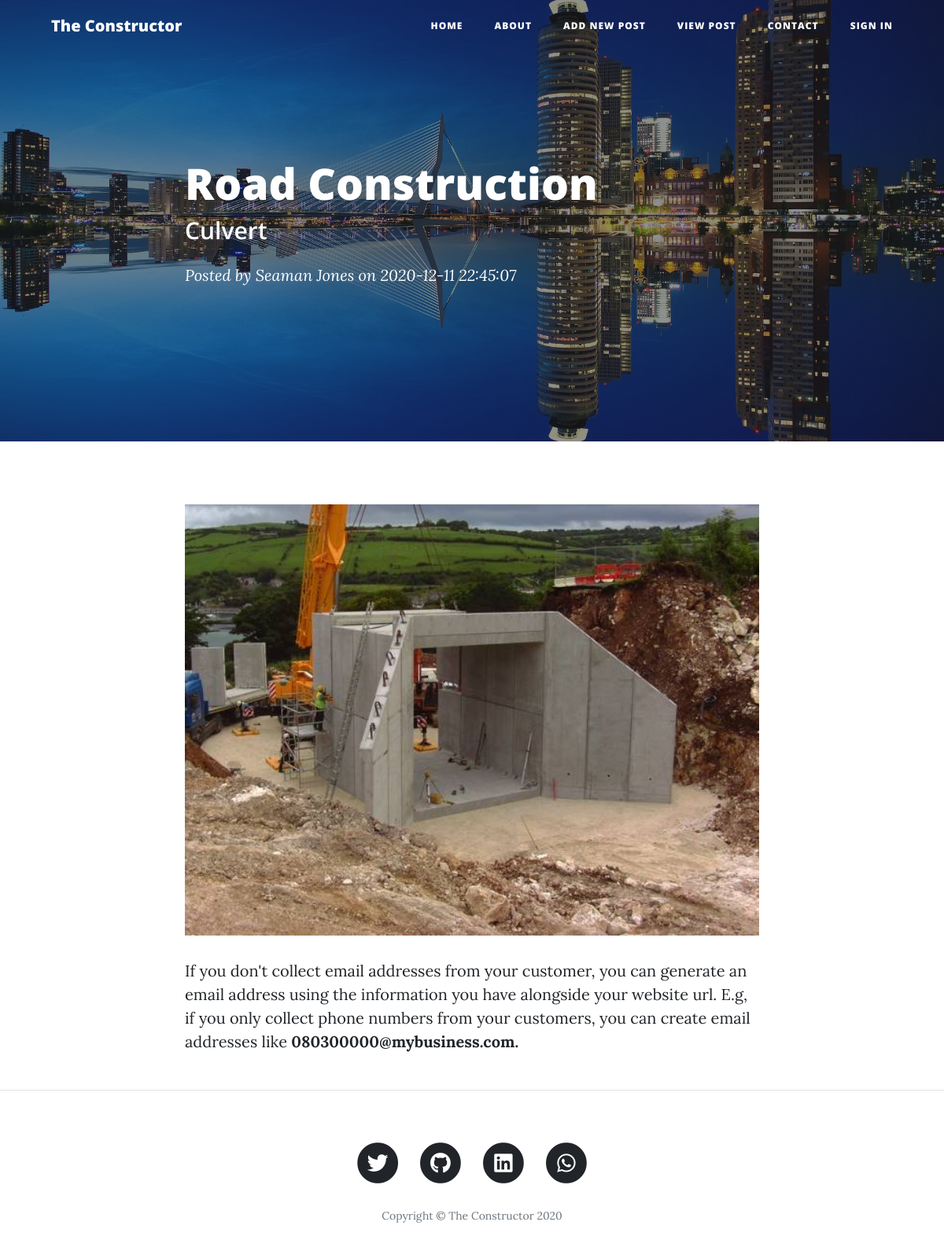
Screenshot of /post.php?id=28 with the database file from the repository.
### tables this page shows
CREATE TABLE `newpost` (
  `ID` int(11) NOT NULL,
  `PostImage` varchar(225) NOT NULL,
  `PostHeading` varchar(50) DEFAULT NULL,
  `SubHeading` varchar(200) DEFAULT NULL,
  `PostContent` text DEFAULT NULL,
  `Author` varchar(50) DEFAULT NULL,
  `PostingDate` datetime DEFAULT NULL
);

### post.php (the view, shortened to what this page needs)
<?php
include("connection.php");
if(isset($_GET['id'])){
  $id = $_GET['id'];
  $sql="select * from newpost where id = $id";
  $result=$con->query($sql);
}else{
}
?>
<?php
include("header.php");
?>
  <nav class="navbar navbar-expand-lg navbar-light fixed-top" id="mainNav">
    <div class="container">
      <a class="navbar-brand" href="index.php">The Constructor</a>
      <?php
          include("nav_bar.php");
        ?>
    </div>
  </nav>
  <?php
        if(isset($_GET['id'])){
        if(mysqli_num_rows($result) > 0){
          $row = mysqli_fetch_assoc($result);
  ?>
  <header class="masthead" style="background-image: url('asset/images/rotterdam-1598418_1920.jpg')">
    <div class="overlay"></div>
    <div class="container">
      <div class="row">
        <div class="col-lg-8 col-md-10 mx-auto">
          <div class="post-heading">
            <h1>
            <?php
              echo ucwords(strtolower($row["PostHeading"]));
            ?>
            </h1>
            <h2 class="subheading">
            <?php
              echo ucwords(strtolower($row["SubHeading"]));
            ?>
            </h2>
            <span class="meta">Posted by
              <a href="#"><?php
              echo ucwords(strtolower($row["Author"]));
            ?></a>
              on <?php
              echo ucwords(strtolower($row["PostingDate"]));
            ?></span>
          </div>
        </div>
      </div>
    </div>
  </header>
  <article>
    <div class="container">
      <div class="row">
        <div class="col-lg-8 col-md-10 mx-auto">
          <p>
          <img src="<?php
              echo 'asset/uploads/'.$row["PostImage"];
            ?>" alt="<?php
              echo $row["PostHeading"];
            ?>" style="width:100%">
          <?php
              echo $row["PostContent"];
            ?>
          </p>
        </div>
      </div>
    </div>
  </article>
  <?php
    }else{
    echo "Not greater than zero";
  }
}
  ?>
  <hr>
  <?php
    include("footer.php");
  ?>

### rows the page displays
newpost: PostHeading "Road Construction", SubHeading "Culvert", Author "Seaman Jones", PostingDate "2020-12-11 22:45:07", PostImage (picture), PostContent "If you don't collect email addresses from your customer, you can generate an email address using the information you have alongside your website url. E.g, if you only collect phone numbers from your customers, you can create email addresses like 080300000@mybusiness.com."

### other values shown
$name "The Constructor"
